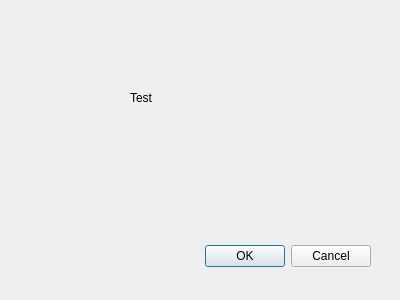
<?xml version="1.0" encoding="UTF-8"?>
<ui version="4.0">
 <class>sfenetre1</class>
 <widget class="QDialog" name="sfenetre1">
  <property name="geometry">
   <rect>
    <x>0</x>
    <y>0</y>
    <width>400</width>
    <height>300</height>
   </rect>
  </property>
  <property name="windowTitle">
   <string>Dialog</string>
  </property>
  <widget class="QDialogButtonBox" name="buttonBox">
   <property name="geometry">
    <rect>
     <x>30</x>
     <y>240</y>
     <width>341</width>
     <height>32</height>
    </rect>
   </property>
   <property name="orientation">
    <enum>Qt::Horizontal</enum>
   </property>
   <property name="standardButtons">
    <set>QDialogButtonBox::Cancel|QDialogButtonBox::Ok</set>
   </property>
  </widget>
  <widget class="QLabel" name="label">
   <property name="geometry">
    <rect>
     <x>130</x>
     <y>90</y>
     <width>59</width>
     <height>15</height>
    </rect>
   </property>
   <property name="text">
    <string>Test</string>
   </property>
  </widget>
 </widget>
 <resources/>
 <connections>
  <connection>
   <sender>buttonBox</sender>
   <signal>accepted()</signal>
   <receiver>sfenetre1</receiver>
   <slot>accept()</slot>
   <hints>
    <hint type="sourcelabel">
     <x>248</x>
     <y>254</y>
    </hint>
    <hint type="destinationlabel">
     <x>157</x>
     <y>274</y>
    </hint>
   </hints>
  </connection>
  <connection>
   <sender>buttonBox</sender>
   <signal>rejected()</signal>
   <receiver>sfenetre1</receiver>
   <slot>reject()</slot>
   <hints>
    <hint type="sourcelabel">
     <x>316</x>
     <y>260</y>
    </hint>
    <hint type="destinationlabel">
     <x>286</x>
     <y>274</y>
    </hint>
   </hints>
  </connection>
 </connections>
</ui>
